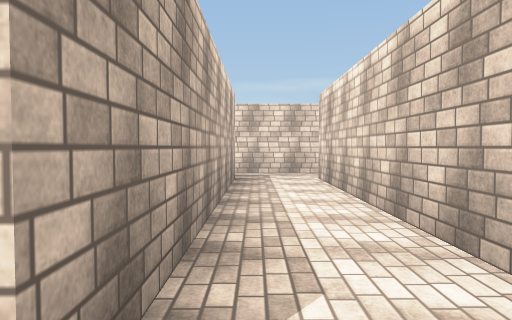
view 1 (above)

21 first-person views from a walk through a scene from a Unity 3-D project. The camera is 1.5 m above the floor, tilts 2° down and sees 70° across. The floor is counted in squares, 2 m on a side. Each view is taken from the middle of a square. On the plan, view 1 faces up. The plan holds only what a view shows up to about 11 squares ahead; the rest is blank. Surface patterns are stand-ins for the level's own textures.

view 2
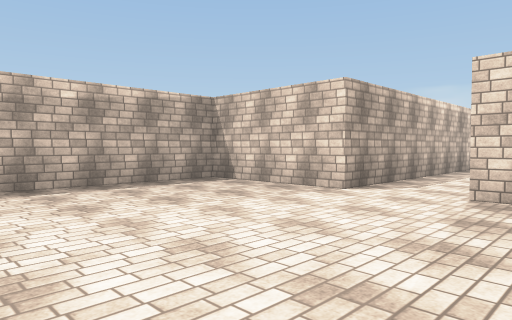

view 3
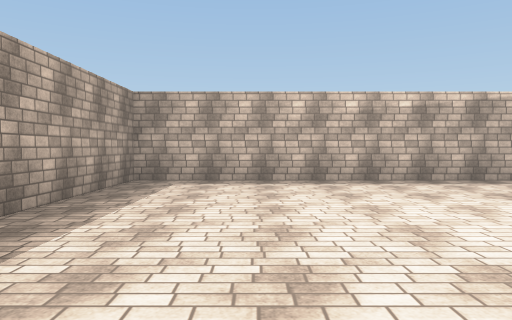

view 4
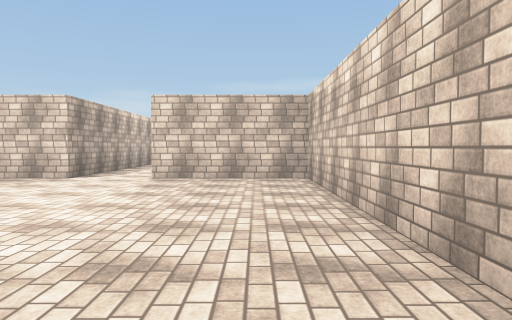

view 5
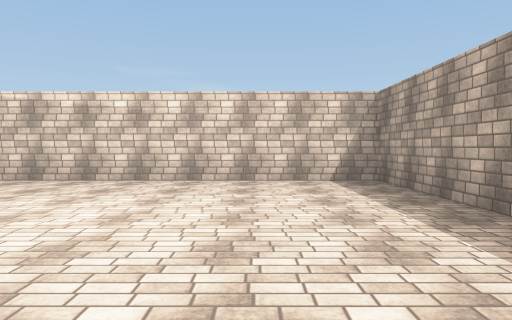

view 6
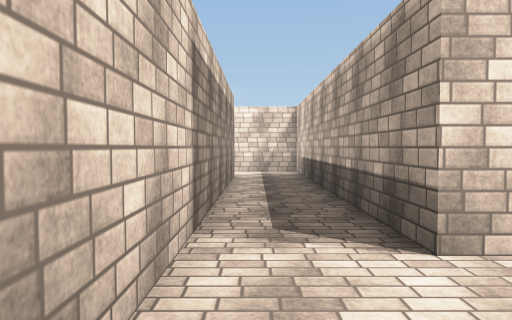

view 7
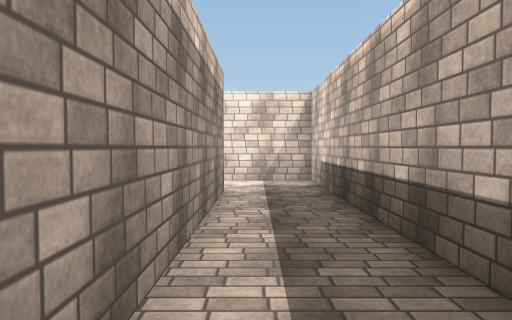

view 8
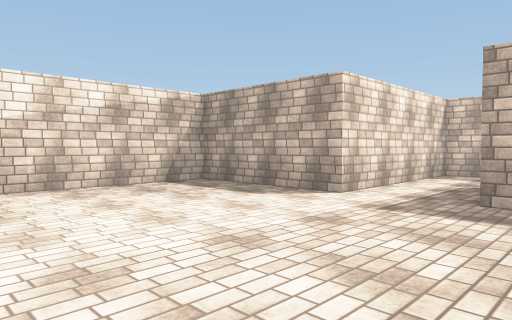

view 9
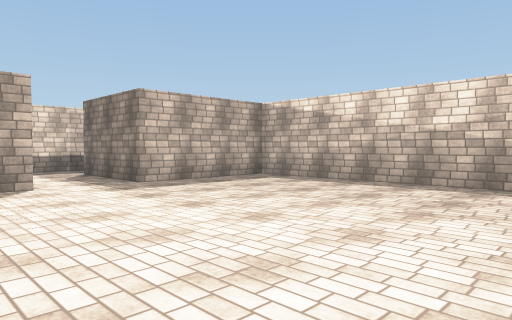

view 10
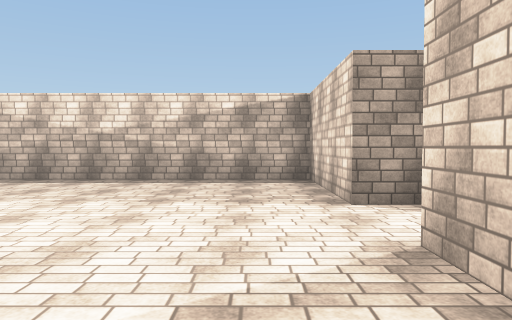

view 11
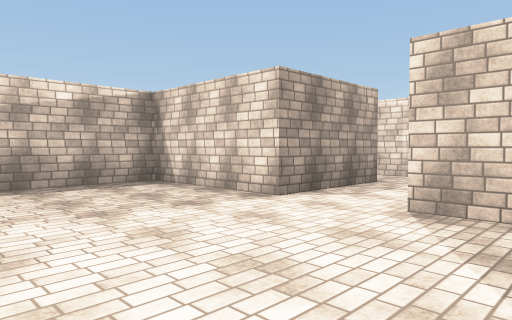

view 12
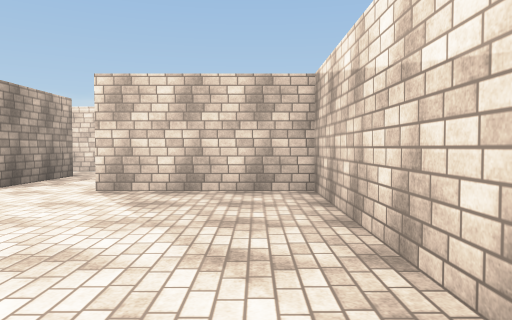

view 13
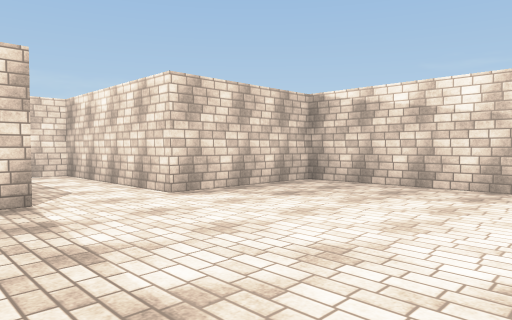

view 14
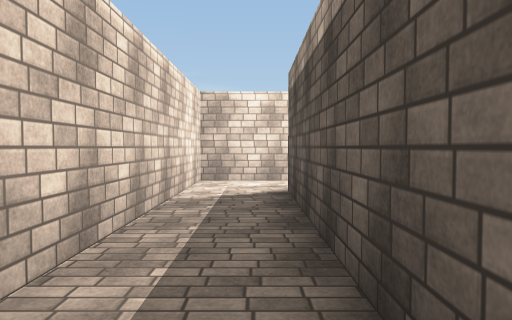

view 15
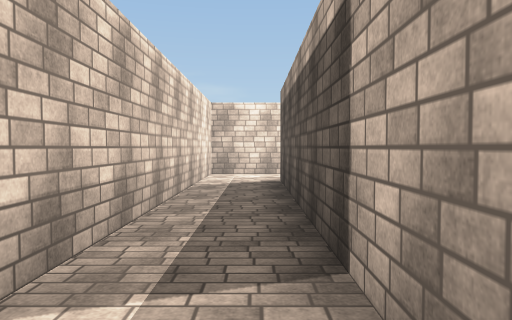

view 16
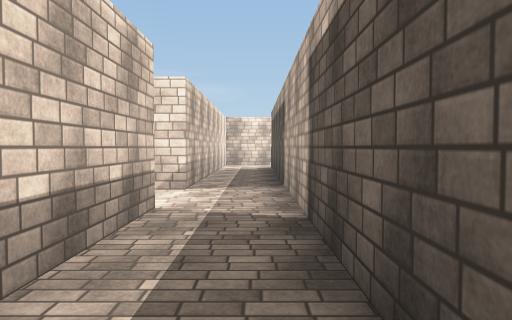

view 17
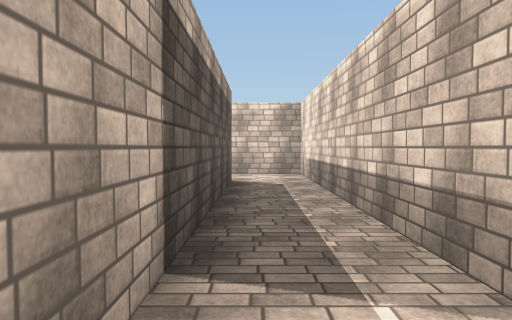

view 18
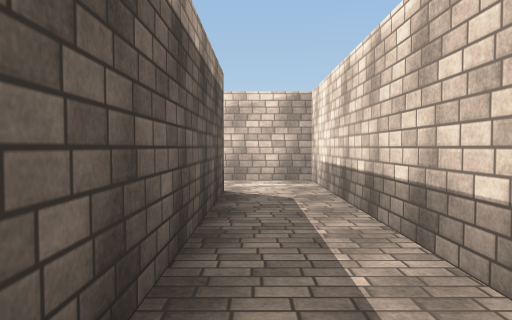

view 19
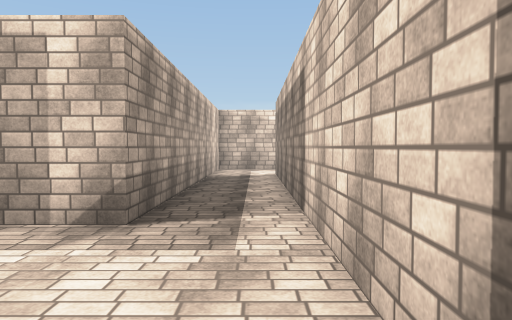

view 20
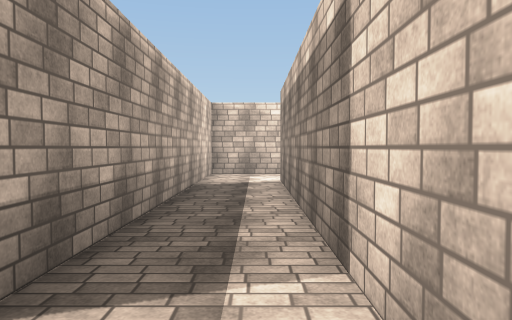

view 21
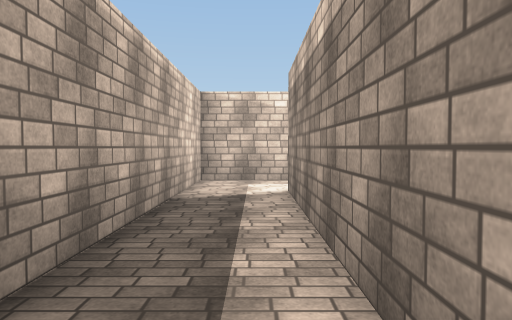

### Floor plan
Ten units are one square. View 1 is at (0, 0); x grows to the right and y downward. Boxes are objects, and circles mark ways between rooms. Rooms are numbered by the first view taken in them; rooms with no view inside come last. Other rooms are left out.
<svg viewBox="-97 -287 242 379">
<path fill="none" stroke="#000" d="M-5 -8 -42 -8 -42 87 53 87 53 -8 15 -8M-5 -282 -92 -282 -92 -262M15 -21 15 -88 102 -88 102 -137 140 -137 140 -233 102 -233 102 -282 15 -282M-72 -264 83 -264 83 -233 45 -233 45 -137 83 -137 83 -106 -74 -106M-92 -108 -92 -88 -5 -88 -5 -8"/>
<circle cx="5" cy="-10" r="3" fill="#2a7"/>
<text x="0" y="40">1</text>
<text x="50" y="-170">2</text>
</svg>
Room 1 opens to room 2.

Where each view was taken, in squares from view 1:
view 1: 0 up, 0 right, facing up
view 2: 5 down, 3 right, facing up-left
view 3: 6 down, 4 right, facing left
view 4: 8 down, 4 right, facing up
view 5: 6 down, 3 left, facing right
view 6: 10 up, 1 left, facing right
view 7: 10 up, 2 right, facing right
view 8: 19 up, 7 right, facing down-right
view 9: 21 up, 12 right, facing down-left
view 10: 22 up, 13 right, facing left
view 11: 19 up, 12 right, facing up-left
view 12: 17 up, 13 right, facing up
view 13: 18 up, 7 right, facing up-right
view 14: 27 up, 2 right, facing right
view 15: 27 up, 0 right, facing right
view 16: 27 up, 5 left, facing right
view 17: 27 up, 1 right, facing left
view 18: 27 up, 1 left, facing left
view 19: 10 up, 3 right, facing left
view 20: 10 up, 1 right, facing left
view 21: 10 up, 1 left, facing left
